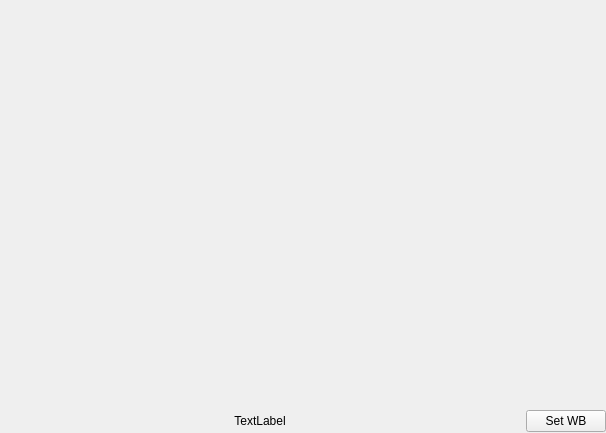
<?xml version="1.0" encoding="UTF-8"?>
<ui version="4.0">
 <class>Display</class>
 <widget class="QWidget" name="Display">
  <property name="geometry">
   <rect>
    <x>0</x>
    <y>0</y>
    <width>606</width>
    <height>433</height>
   </rect>
  </property>
  <property name="windowTitle">
   <string>Form</string>
  </property>
  <layout class="QVBoxLayout" name="verticalLayout_2">
   <property name="leftMargin">
    <number>0</number>
   </property>
   <property name="topMargin">
    <number>0</number>
   </property>
   <property name="rightMargin">
    <number>0</number>
   </property>
   <property name="bottomMargin">
    <number>0</number>
   </property>
   <item>
    <widget class="GLWidget" name="display" native="true">
     <property name="sizePolicy">
      <sizepolicy hsizetype="Preferred" vsizetype="Preferred">
       <horstretch>0</horstretch>
       <verstretch>1</verstretch>
      </sizepolicy>
     </property>
    </widget>
   </item>
   <item>
    <layout class="QHBoxLayout" name="title_bar">
     <item>
      <widget class="QLabel" name="label">
       <property name="sizePolicy">
        <sizepolicy hsizetype="Preferred" vsizetype="Preferred">
         <horstretch>1</horstretch>
         <verstretch>0</verstretch>
        </sizepolicy>
       </property>
       <property name="minimumSize">
        <size>
         <width>0</width>
         <height>24</height>
        </size>
       </property>
       <property name="text">
        <string>TextLabel</string>
       </property>
       <property name="alignment">
        <set>Qt::AlignCenter</set>
       </property>
      </widget>
     </item>
     <item>
      <widget class="QPushButton" name="wb_button">
       <property name="text">
        <string>Set WB</string>
       </property>
      </widget>
     </item>
    </layout>
   </item>
  </layout>
 </widget>
 <customwidgets>
  <customwidget>
   <class>GLWidget</class>
   <extends>QWidget</extends>
   <header>glwidget.h</header>
  </customwidget>
 </customwidgets>
 <resources/>
 <connections/>
</ui>
